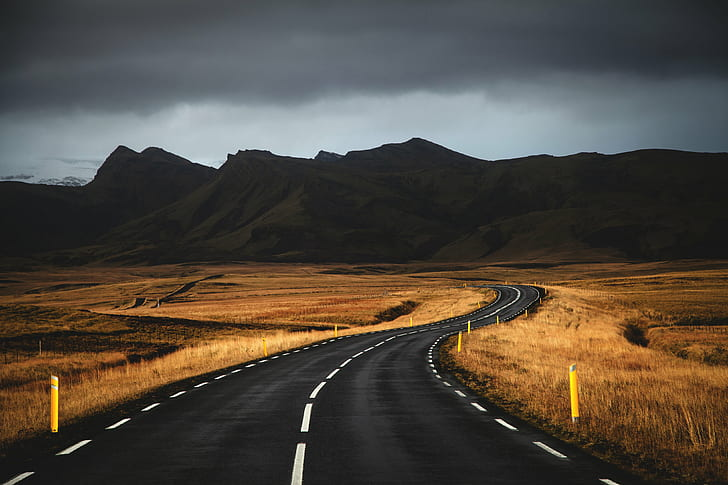
#> input picture selective-focus-of-desert-wallpaper-preview.jpg, 728 x 485 px, found by its file name
$ jupyter execute --allow-errors Image_Processing_Using_OpenCV_and_Skimage.ipynb
#> lines starting #> are read from the running program, lines starting #| are printed output that depends on the picture; after the words box and inside, x2 and y2 are one past the last pixel; in counts of white or black regions, pixels touching at a corner belong together
<a href="https://colab.research.google.com/github/De-Coder05/Image-Processing-Using-OpenCV-and-Skimage/blob/main/Image_Processing_Using_OpenCV_and_Skimage.ipynb" target="_parent"></a>

#1. **Image Processing CV (Computer Vision)**

[cell 1]
import cv2
import matplotlib.pyplot as plt
import numpy as np
import pandas as pd

[cell 2]
img_path="/content/selective-focus-of-desert-wallpaper-preview.jpg"
img=cv2.imread(img_path)
#> img is the input picture: shape (485, 728, 3); mean B, G, R 63.3, 73.1, 81.4
print(img.shape)
#| (485, 728, 3)

(height,width,colourbands(3 because RGB))

[cell 3]
img

## **1.1 Converting Image to Grayscale**

[cell 4]
gray_image=cv2.cvtColor(img,cv2.COLOR_RGB2GRAY)
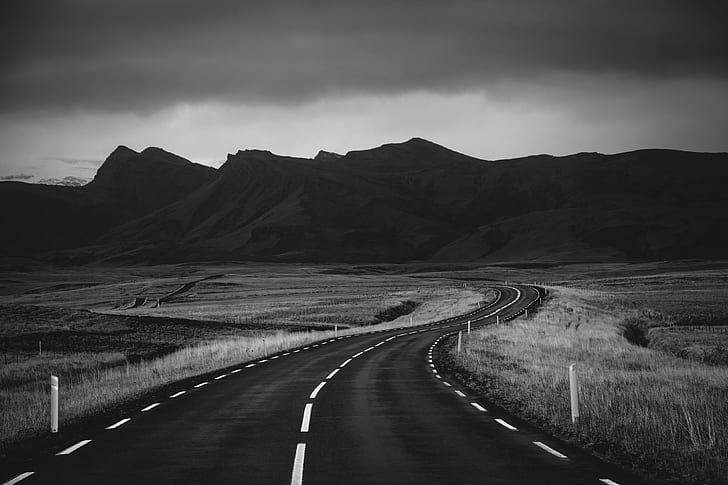
#> gray_image: shape (485, 728); min 0, max 255, mean 71
plt.imshow(gray_image,cmap='gray')
plt.show()

[cell 5]
print(gray_image.shape)
#| (485, 728)

## **1.2 Cropping Image**

[cell 6]
x=0
y=200
width=885
height=1218
cropped_img=img[y:y+height,x:x+width]
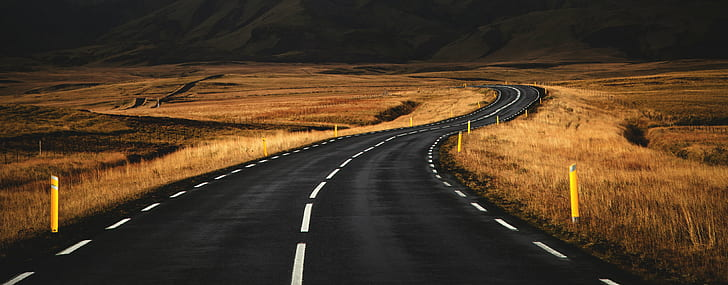
#> cropped_img: shape (285, 728, 3); mean B, G, R 36.9, 57.4, 77.2
plt.imshow(cv2.cvtColor(cropped_img,cv2.COLOR_BGR2RGB))
plt.axis('on')
print(cropped_img.shape)
#| (285, 728, 3)

## **1.3 Thresholding the Image**

Thresholding is a technique used to separate pixels into two categories based on a specified threshold value.

Thresholding is performed with a threshold value of 20.
Pixels with intensity values less than 20 are set to 0 (black), and pixels with
intensity values greater than or equal to 20 are set to 255 (white).

[cell 7]
(thresh,bwimg)=cv2.threshold(gray_image,20,255,cv2.THRESH_BINARY)
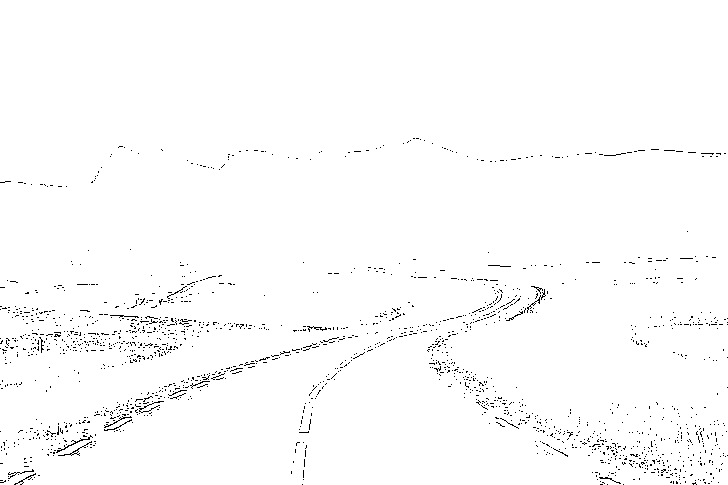
#> bwimg: shape (485, 728); 98.6% white; black in thin lines or dots, all inside (x1, y1, x2, y2) = (0, 138, 728, 485)
plt.imshow(bwimg,cmap='gray')
plt.show()
(thresh,bwimg)=cv2.threshold(gray_image,80,255,cv2.THRESH_BINARY)
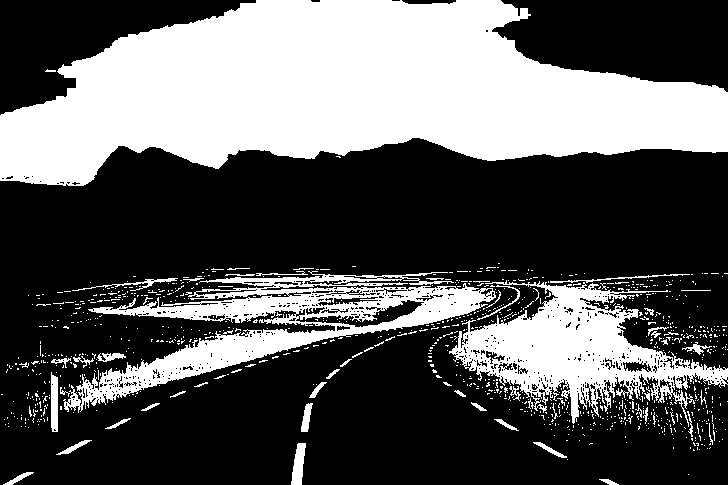
#> bwimg: shape (485, 728); 35.2% white; 993 white regions (939 under 20 px), largest, box (x1, y1, x2, y2) and area: (0, 0, 728, 186) 85219, (63, 271, 496, 413) 16396, (449, 280, 728, 427) 15631
plt.imshow(bwimg,cmap='gray')
plt.show()
(thresh,bwimg)=cv2.threshold(gray_image,120,255,cv2.THRESH_BINARY)
#> bwimg: shape (485, 728); 14.7% white; 718 white regions (677 under 20 px), largest, box (x1, y1, x2, y2) and area: (0, 81, 662, 186) 38245, (474, 297, 630, 423) 4698, (156, 291, 488, 373) 3938
plt.imshow(bwimg,cmap='gray')
plt.show()
(thresh,bwimg)=cv2.threshold(gray_image,160,255,cv2.THRESH_BINARY)
#> bwimg: shape (485, 728); 7.5% white; 284 white regions (260 under 20 px), largest, box (x1, y1, x2, y2) and area: (56, 93, 596, 180) 23819, (291, 444, 305, 485) 364, (249, 333, 309, 353) 354
plt.imshow(bwimg,cmap='gray')
plt.show()

## **1.4 Bluring the Image**

[cell 8]
blurred_img=cv2.blur(img,(50,10))
plt.imshow(cv2.cvtColor(blurred_img,cv2.COLOR_BGR2RGB))

## **1.5 Gaussian Blur**

The blur function uses a simple averaging filter, while the GaussianBlur function applies a Gaussian filter that weights the pixels differently. The GaussianBlur function generally produces better results with smoother blurring and better preservation of image details.

[cell 9]
Gblurred_img=cv2.GaussianBlur(img,(9,9),10)
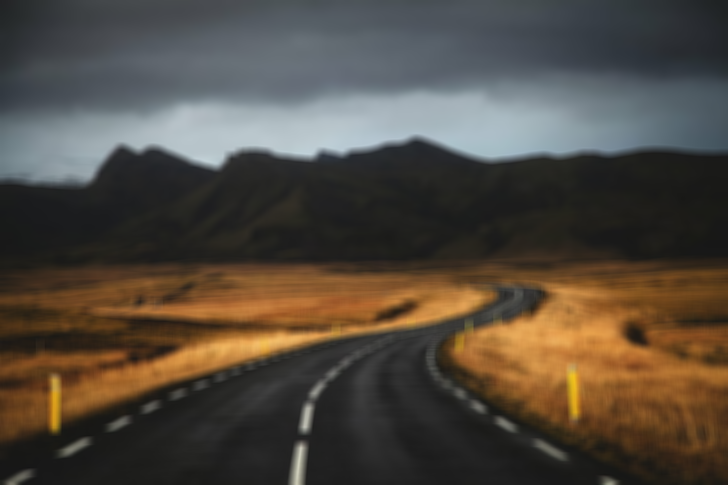
#> Gblurred_img: shape (485, 728, 3); mean B, G, R 63.3, 73.1, 81.4
plt.imshow(cv2.cvtColor(Gblurred_img,cv2.COLOR_BGR2RGB))

## **1.6 Rotating and Scaling of the image**

[cell 10]
angle=90
scale=2
(h,w)=img.shape[:2]
#> h = 485; w = 728
center=(w//2,h//2)
#> center = (364, 242)
M=cv2.getRotationMatrix2D(center,angle,scale)
rotated_img=cv2.warpAffine(img,M,(w,h))
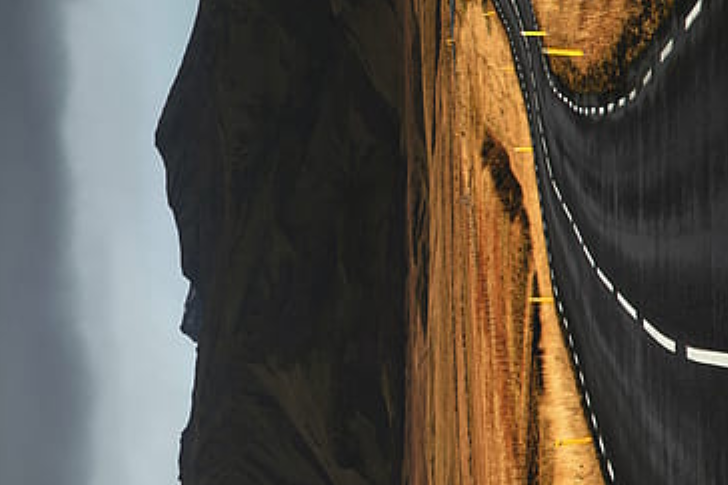
#> rotated_img: shape (485, 728, 3); mean B, G, R 72.9, 82, 89.3
plt.imshow(cv2.cvtColor(rotated_img,cv2.COLOR_BGR2RGB))
plt.axis('off')

## **1.7 (a) Canny with Gaussian Blur**

[cell 11]
(thresh,bwimg)=cv2.threshold(gray_image,200,255,cv2.THRESH_BINARY)
#> bwimg: shape (485, 728); 0.76% white; 140 white regions (127 under 20 px), largest, box (x1, y1, x2, y2) and area: (270, 133, 412, 159) 1171, (155, 136, 280, 169) 471, (301, 404, 312, 431) 157
img3=cv2.GaussianBlur(bwimg,(5,5),3)
img4=cv2.Canny(img3,220,255)
#> img4: shape (485, 728); 0.45% white in thin lines or dots, all inside (x1, y1, x2, y2) = (53, 132, 617, 485)
plt.imshow(bwimg,cmap='gray')
plt.show()

It applies the Canny edge detection algorithm, which identifies edges based on gradient intensity.
The specified thresholds of 180 and 255 determine the minimum and maximum
gradient values for an edge to be considered.

## **1.7 (b) Canny without Gaussian Blur**

[cell 12]
(thresh,bwimg)=cv2.threshold(gray_image,205,255,cv2.THRESH_BINARY)
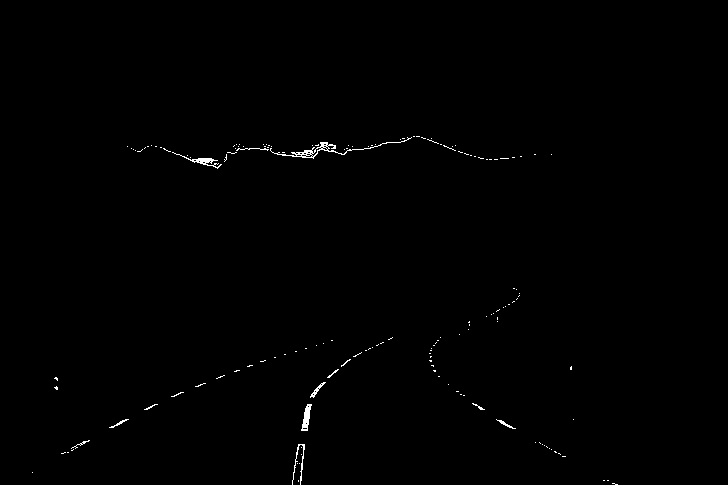
#> bwimg: shape (485, 728); 0.42% white in thin lines or dots, all inside (x1, y1, x2, y2) = (32, 136, 618, 485)
img4=cv2.Canny(img3,220,255)
plt.imshow(bwimg,cmap='gray')
plt.show()

## **1.8 Home work**

Work upon what is hough lines transformation?

[cell 13]
lines=cv2.HoughLinesP(img4,0.1,np.pi/180,50)
#> lines = [[355, 151, 364, 151], [451, 151, 452, 151], [333, 151, 338, 151]]
for line in lines:
  x1,y1,x2,y2=line[0]
  cv2.line(img,(x1,y1),(x2,y2),(0,255,0),1)
#> this loop made 3 passes
#> (line, x1, x2) on passes 1 to 3: ([[355, 151, 364, 151]], 355, 364), ([[451, 151, 452, 151]], 451, 452), ([[333, 151, 338, 151]], 333, 338)
#> img: shape (485, 728, 3); 0.01% of pixels changed, all inside (x1, y1, x2, y2) = (333, 151, 453, 152)
plt.imshow(img)

# **2 Basic Image Processing using Scikit Image**

## **2.1 Importing library and reading the type of data**

[cell 14]
from skimage.io import imread
#> (the rest of this cell did not finish here and is left out)

## **2.2 Printing the image in the form of matrix**

[cell 15]
import numpy as np
#> (the rest of this cell did not finish here and is left out)

## **2.3 Printing the shape of the matrix**

#> (a cell that did not finish here is left out)

## **2.4 Printing the number of chanels in a image**

#> (a cell that did not finish here is left out)

## **2.4 The number of pixels**

#> (a cell that did not finish here is left out)

## **2.5 Printing the red Channel of the Image**

#> (a cell that did not finish here is left out)

## **2.6 Printing the Green Channel of the Image**

#> (a cell that did not finish here is left out)

## **2.7 Printing the Blue Channel of the Image**

#> (a cell that did not finish here is left out)

## **2.8 Printing the image on axis**

#> (a cell that did not finish here is left out)

## **2.9 Flipping the Image**

#> (a cell that did not finish here is left out)

## **2.10 Histrograms of different colour Chanels**

[cell 24]
def plot_with_hist_channel(image, channel):
    channels = ["red", "green", "blue"]
    channel_idx = channels.index(channel)
    color = channels[channel_idx]
    extracted_channel = image[:, :, channel_idx]
    fig, (ax1, ax2) = plt.subplots(
        ncols=2, figsize=(9, 5)
    )
    ax1.imshow(image)
    ax1.axis("off")
    ax2.hist(extracted_channel.ravel(), bins=256, color=color)
    ax2.set_xlim([0, 100])
    ax2.set_title(f"{channels[channel_idx]} histogram")

[cell 25]
colorful_scenery = imread("/content/selective-focus-of-desert-wallpaper-preview.jpg")
plot_with_hist_channel(colorful_scenery, "red")
#> in plot_with_hist_channel, `extracted_channel = image[:, :, channel_idx]`:
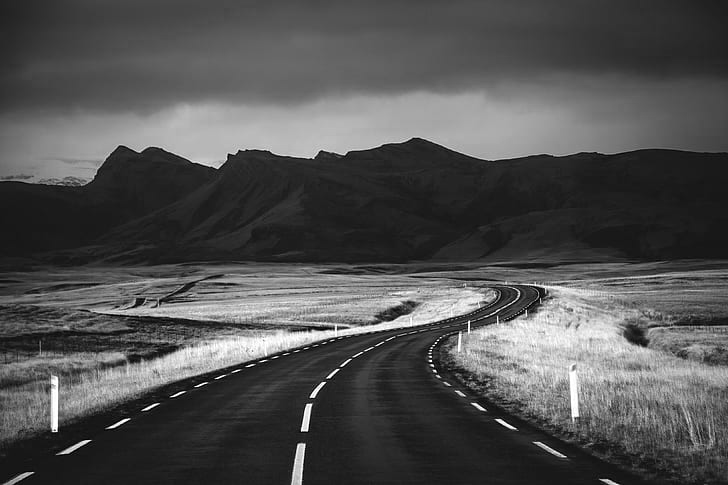
#> extracted_channel: shape (485, 728); min 0, max 255, mean 81.4
#> figure, not shown here; panel 2: tallest bar 8991 high, from x = 28.89 to 29.88

[cell 26]
colorful_scenery = imread("/content/selective-focus-of-desert-wallpaper-preview.jpg")
plot_with_hist_channel(colorful_scenery, "green")
#> figure, not shown here; panel 2: tallest bar 9953 high, from x = 27.89 to 28.89

[cell 27]
colorful_scenery = imread("/content/selective-focus-of-desert-wallpaper-preview.jpg")
plot_with_hist_channel(colorful_scenery, "blue")
#> call 3 of plot_with_hist_channel, with channel = 'blue'
#> in plot_with_hist_channel (call 3), `extracted_channel = image[:, :, channel_idx]`:
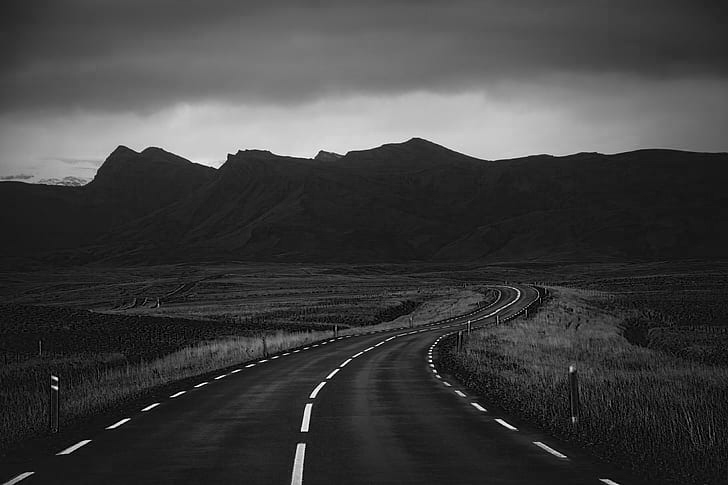
#> extracted_channel: shape (485, 728); min 0, max 255, mean 63.3
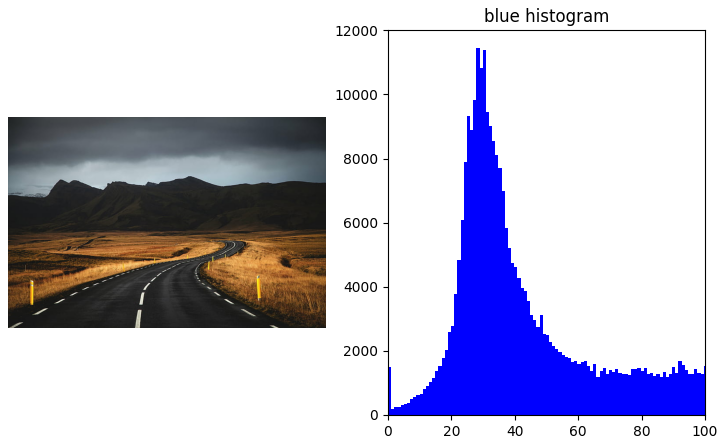
#> figure drawn by matplotlib, 2 panels; panel 2: tallest bar 11440 high, from x = 27.89 to 28.89
